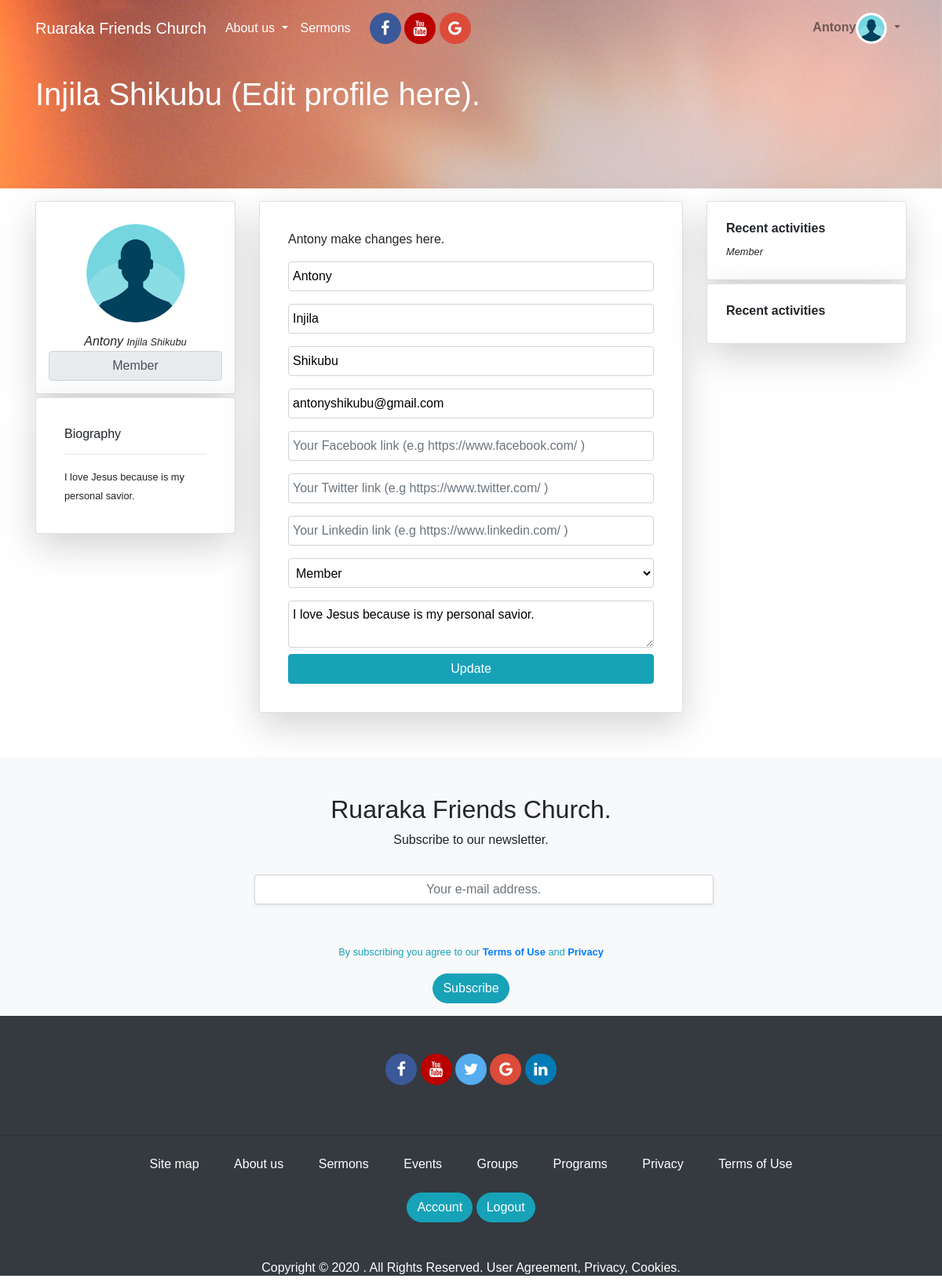
Page /profile/edit/Antony (signed in) on the committed database.
### app/models.py (models this page shows, shortened)
class User(UserMixin,db.Model):
	id = db.Column(db.Integer, primary_key=True)
	username = db.Column(db.String(124), index=True,unique=True)
	firstname = db.Column(db.String(124), index=True)
	lastname = db.Column(db.String(124), index=True)
	email = db.Column(db.String(124), index=True, unique=True)
	password_hash = db.Column(db.String(124), index=True, unique=True)
	about_me = db.Column(db.String(150))
	avatar = db.Column(db.String(150))
	facebook_url = db.Column(db.String(200))
	twitter_url = db.Column(db.String(200))
	linkedin_url = db.Column(db.String(200))
	role = db.Column(db.String(124), index=True)
	posts = db.relationship('Post', backref='author', lazy='dynamic')
	sermons = db.relationship('Sermon', backref='author', lazy='dynamic')

### app/routes.py (the view)
@app.route('/profile/edit/<username>', methods=['GET','POST'])
@login_required
def profile_edit(username):
	if current_user.username != username:
		return redirect(url_for('login'))
	form = EditUserProfile(current_user.username)
	if form.validate_on_submit():
		current_user.username = form.username.data
		current_user.firstname = form.firstname.data
		current_user.lastname = form.lastname.data
		current_user.email = form.email.data
		current_user.about_me = form.about_me.data
		current_user.avatar = form.avatar.data
		current_user.role = form.role.data
		db.session.commit()
		flash("Your changes have been submitted")
		return redirect(url_for('profile_edit', username=current_user.username))
	elif request.method == 'GET':
		form.username.data = current_user.username
		form.firstname.data = current_user.firstname
		form.lastname.data = current_user.lastname
		form.email.data = current_user.email
		form.about_me.data = current_user.about_me
		form.avatar.data = current_user.avatar
		form.role.data = current_user.role
	title = "{} | Profile ".format(current_user.username)
	return render_template('profile_edit.html',title=title,form=form)

### app/forms.py (shortened to what this page needs)
class EditUserProfile(FlaskForm):
	username = StringField('Username', validators=[DataRequired()])
	email = StringField('Email', validators=[DataRequired(),Email()])
	firstname = StringField('Firstname')
	lastname = StringField('Lastname')
	about_me = TextAreaField('Bio', validators=[Length(min=0,max=150)])
	avatar = StringField('Profile Picture')
	role = SelectField(
		'Role',
		choices = [ ('Member','Member'),('Pastor', 'Pastor'),('Praiser','Praiser')]
	)
	facebook_url = StringField('Facebook link')
	twitter_url = StringField('Twitter link')
	linkedin_url = StringField('Linkedin link')
	submit = SubmitField("Update")
	def __init__(self, original_username, *args, **kwargs):
		super(EditUserProfile, self).__init__(*args, **kwargs)
		self.original_username = original_username

### app/models.py (called while the page is built)
@login.user_loader
def load_user(id):
	return User.query.get(int(id))

### app/templates/profile_edit.html (shortened to what this page needs)
{% extends 'base.html' %}
{% block content  %}
<section id="profile_section">
	<div id="section-users-top">
		<div class="pt-5 container">
			<h1 class="mt-5">{{current_user.firstname}} {{current_user.lastname}} (Edit profile here). </h1>
		</div>
	</div>
	<form action="{{url_for('profile_edit', username=current_user.username)}}" method="post" novalidate>
	<div class="container mt-3 mb-5">
		<div class="row">
			<div class="col-xs-12 col-sm-12 col-md-3 col-lg-3 col-xl-3">
				<div class="card shadow-lg p-3 mb-1 bg-white rounded text-center">
					<img src="{{url_for('static', filename='imgs/profile_pic.png')}}" class="img-rounded mx-auto" style="height: 150px; width:150px;min-width: 50;min-height: 50">
					<div class="card-body p-0">
						<em class="">{{current_user.username}} <small>{{current_user.firstname}} {{current_user.lastname}}</small></em>
						<input type="tex" disabled value="{{current_user.role}}" class="form-control" style="text-align: center">
					</div>
				</div>
				<div class="card shadow-lg p-3 mb-2 bg-white rounded">
					<div class="card-body">
						<h6>Biography</h6>
						<hr>
						<small class="">
							{{current_user.about_me}}
						 </small>
					</div>
				</div>
			</div>
			<div class="col-xs-12 col-sm-12 col-md-6 col-lg-6 col-xl-6">
				<div class="card shadow-lg p-3 mb-2 bg-white rounded">
					<div class="card-body">
						<p class=""> {{current_user.username}} make changes here. </p>
						<div class="form-group">
							{{form.username(class='form-control', placeholder='Username',type='text', style='color:black;padding:5px')}}
						</div>
						<div class="form-group">
							{{form.firstname(class='form-control', placeholder='First name',type='text', style='color:black;padding:5px')}}
						</div>
						<div class="form-group">
							{{form.lastname(class='form-control', placeholder='Last name',type='text', style='color:black;padding:5px')}}
						</div>
						<div class="form-group">
							{{form.email(class='form-control', placeholder='Bio',type='email', style='color:black;padding:5px')}}
						</div>
						<div class="form-group">
							{{form.facebook_url(class='form-control', placeholder='Your Facebook link (e.g https://www.facebook.com/ )',type='text', style='color:black;padding:5px')}}
						</div>
						<div class="form-group">
							{{form.twitter_url(class='form-control', placeholder='Your Twitter link (e.g https://www.twitter.com/ )',type='text', style='color:black;padding:5px')}}
						</div>
						<div class="form-group">
							{{form.linkedin_url(class='form-control', placeholder='Your Linkedin link (e.g https://www.linkedin.com/ )',type='text', style='color:black;padding:5px')}}
						</div>
						<div class="form-group">
							{{form.role(class='form-control', placeholder='Role',type='text', style='color:black;padding:5px')}}
						</div>
						<div >
							{{form.about_me(class='form-control', placeholder='Bio',type='email', style='color:black;padding:5px')}}
						</div>
							{{form.submit(class='btn btn-info mt-2 btn-block')}}
					</div>
				</div>
			</div>
			<div class="col-xs-12 col-sm-12 col-md-3 col-lg-3 col-xl-3">
				<div class="card shadow-lg p-1 mb-1 bg-white rounded">
					<div class="card-body">
						<h6><strong>Recent activities</strong></h6>
						<small><em>{{current_user.role}}</em></small>
					</div>
				</div>
				<div class="card shadow-lg p-1 mb-1 bg-white rounded">
					<div class="card-body">
						<h6><strong>Recent activities</strong></h6>
					</div>
				</div>
			</div>
		</div>
	</div>
	</form>
</section>
{% endblock content  %}

### app/templates/_navbar.html (shortened to what this page needs)
<nav class="navbar navbar-expand-lg navbar-light fixed-top" id="menu-area">
  <div class="container">
    <a class="navbar-brand  text-white" href="{{url_for('index')}}">Ruaraka Friends Church</a>
    <div class="collapse navbar-collapse  text-white" id="navbarNav">
      <ul class="navbar-nav ">
        <li class="nav-item dropdown">
          <a class="nav-link dropdown-toggle  text-white"  href="" id="navbarDropdown" role="button" data-toggle="dropdown" aria-haspopup="true" aria-expanded="false">
            About us
          </a>
        </li>
        <li class="nav-item mr-0 ">
          <a class="nav-link mr-0 text-white" href="#/section-sermons">Sermons</a>
        </li>
         <div id="social_media_links" class="text-center ml-3">
          <a href="#" class="fa fa-facebook"></a>
          <a href="#" class="fa fa-youtube"></a>
          <a href="#" class="fa fa-google"></a>
        </div>
      </ul>
      <ul class="navbar-nav ml-auto">
        {% if current_user.is_anonymous %}
        <li class="nav-item">
          <a class="nav-link btn btn-info btn_custom mr-1" href="{{url_for('signup')}}" style="color:white;padding-left:20px; padding-right: 20px">Join us</a>
        </li>
        <li class="nav-item">
            <a class="nav-link btn btn-warning btn_custom" href="{{url_for('login')}}" id="login_link" style="color:white;padding-left:20px; padding-right: 20px">Login</a>
        </li>
        {% else %}
        <li class="nav-item dropdown">
          <a class="nav-link dropdown-toggle" href="{{url_for('profile',username=current_user.username)}}" id="navbarDropdown" role="button" data-toggle="dropdown" aria-haspopup="true" aria-expanded="false">
            <span><strong id="username-font">{{current_user.username}}</strong></span><img src="{{url_for('static', filename='imgs/profile_pic.png')}}" class="img-rounded" style="height: 40px; width:40px">
          </a>
        </li>
        {% endif %}
      </ul>
    </div>
  </div>
</nav>

### app/static/css/main.css (style rules this page uses)
body { font-family: sans-serif; padding: 0; margin: 0 }
#section_auth fieldset input[type='text'], input[type='email'],input[type='password'] { background: transparent; color: #f8f9fa ; }
.fa { padding: 10px; font-size: 20px; width: 30px; text-align: center; text-decoration: none; border-radius: 50%; }
.fa-facebook { background: #3B5998; color: white; width: 40px; }
.fa-google { background: #dd4b39; color: white; width: 40px; }
.fa-youtube { background: #bb0000; color: white; width: 40px; }
#profile_section { min-height: 70vh; }
#section-users-top,#sermons_section { background-image: url('/static/imgs/bg1.jpg') ; background-repeat: no-repeat; background-attachment: fixed; background-size: cover; background-position: bottom; height: 35vh; max-height: 30vh; color: white }

### rows in the picture
User: username "Antony", firstname "Injila", lastname "Shikubu", role "Member", about_me "I love Jesus because is my personal savior.", email "antonyshikubu@gmail.com"
